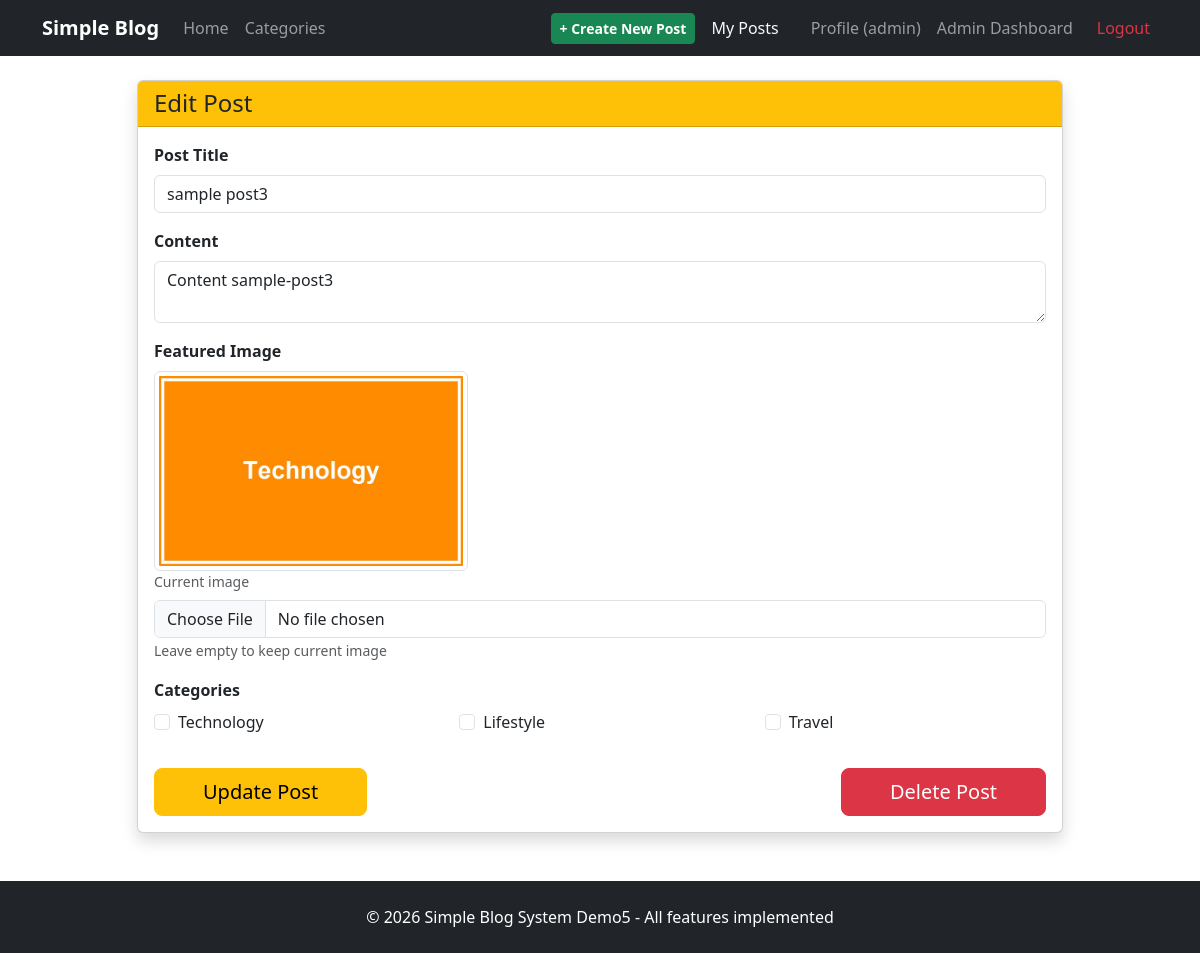
Screenshot of /PHP01/Projects/Project_1_Simple_Blog_System/demo5/index.php?controller=post&action=edit&id=3 (signed in) with the database file from the repository.
### tables this page shows
CREATE TABLE `posts` (
  `id` int(11) NOT NULL,
  `title` varchar(255) NOT NULL,
  `content` text NOT NULL,
  `featured_image` varchar(255) DEFAULT NULL,
  `user_id` int(11) NOT NULL,
  `status` enum('draft','published') DEFAULT 'published',
  `created_at` timestamp NOT NULL DEFAULT current_timestamp(),
  `updated_at` timestamp NOT NULL DEFAULT current_timestamp() ON UPDATE current_timestamp()
);

CREATE TABLE `categories` (
  `id` int(11) NOT NULL,
  `name` varchar(100) NOT NULL,
  `slug` varchar(100) NOT NULL
);

### controllers/PostController.php (called while the page is built, shortened)
<?php
class PostController {
    private $postModel;
    private $categoryModel;
    public function __construct() {
        $this->postModel = new Post();
        $this->categoryModel = new Category();
    }
    public function edit() {
        $id = (int)($_GET["id"] ?? 0);
        $post = $this->postModel->getById($id);
        $categories = $this->categoryModel->getAll();
        require "views/posts/edit.php";
    }
}
?>

### models/Post.php (called while the page is built, shortened)
<?php
class Post {
    private $pdo;
    public function __construct() {
        global $pdo;
        $this->pdo = $pdo;
    }
    public function getById($id) {
        $stmt = $this->pdo->prepare("SELECT p.*, u.username FROM posts p
                                     JOIN users u ON p.user_id = u.id
                                     WHERE p.id = ?");
        $stmt->execute([(int)$id]);
        return $stmt->fetch();
    }
}
?>

### models/Category.php (called while the page is built, shortened)
<?php
class Category {
    private $pdo;
    public function __construct() { global $pdo; $this->pdo = $pdo; }
    public function getAll() {
        $stmt = $this->pdo->prepare("SELECT * FROM categories");
        $stmt->execute();
        return $stmt->fetchAll();
    }
}
?>

### views/posts/edit.php (the view, shortened to what this page needs)
<?php require "views/layouts/header.php"; ?>
<div class="row justify-content-center">
    <div class="col-lg-10">
        <div class="card shadow">
            <div class="card-header bg-warning text-dark">
                <h4 class="mb-0">Edit Post</h4>
            </div>
            <div class="card-body">
                <form method="POST" enctype="multipart/form-data"
                      action="<?php echo BASE_URL; ?>index.php?controller=post&action=edit&id=<?php echo $post['id']; ?>">
                    <div class="mb-3">
                        <label class="form-label fw-bold">Post Title</label>
                        <input type="text"
                               name="title"
                               class="form-control"
                               value="<?php echo htmlspecialchars($post['title'] ?? ''); ?>"
                               required>
                    </div>
                    <div class="mb-3">
                        <label class="form-label fw-bold">Content</label>
                        <textarea id="content" name="content" class="form-control">
<?php echo htmlspecialchars($post['content'] ?? ''); ?>
                        </textarea>
                    </div>
                    <div class="mb-3">
                        <label class="form-label fw-bold">Featured Image</label>
                        <?php if (!empty($post['featured_image'])): ?>
                            <div class="mb-2">
                                <img src="<?php echo BASE_URL; ?>public/<?php echo $post['featured_image']; ?>"
                                     alt="Current image" style="max-height: 200px;" class="img-thumbnail">
                                <small class="d-block text-muted">Current image</small>
                            </div>
                        <?php endif; ?>
                        <input type="file" name="featured_image" class="form-control" accept="image/*">
                        <small class="text-muted">Leave empty to keep current image</small>
                    </div>
                    <div class="mb-4">
                        <label class="form-label fw-bold">Categories</label>
                        <div class="row">
                            <?php
                            foreach ($categories as $cat):
                            ?>
                            <div class="col-md-4 mb-2">
                                <div class="form-check">
                                    <input type="checkbox"
                                           name="categories[]"
                                           value="<?php echo $cat['id']; ?>"
                                           class="form-check-input"
                                           id="cat<?php echo $cat['id']; ?>"
                                           <?php  ?>>
                                    <label class="form-check-label" for="cat<?php echo $cat['id']; ?>">
                                        <?php echo htmlspecialchars($cat['name']); ?>
                                    </label>
                                </div>
                            </div>
                            <?php endforeach; ?>
                        </div>
                    </div>
                    <div class="d-flex justify-content-between">
                        <button type="submit" class="btn btn-warning btn-lg px-5">Update Post</button>
                        <a href="<?php echo BASE_URL; ?>index.php?controller=post&action=delete&id=<?php echo $post['id']; ?>"
                           class="btn btn-danger btn-lg px-5"
                           onclick="return confirm('Are you sure you want to delete this post permanently?');">
                            Delete Post
                        </a>
                    </div>
                </form>
            </div>
        </div>
    </div>
</div>
<?php require "views/layouts/footer.php"; ?>

### rows the page displays
posts: title "sample post3", content "Content sample-post3", featured_image (picture)
categories: name "Technology"
categories: name "Lifestyle"
categories: name "Travel"

### other values shown
$_SESSION["username"] "admin"
